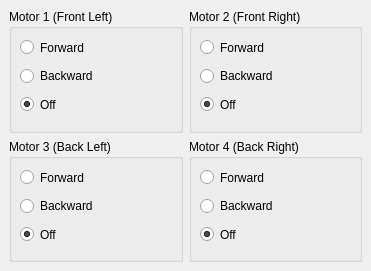
   <widget class="QDockWidget" name="dockTest" >
    <property name="geometry" >
     <rect>
      <x>1060</x>
      <y>220</y>
      <width>371</width>
      <height>271</height>
     </rect>
    </property>
    <property name="allowedAreas" >
     <set>Qt::RightDockWidgetArea</set>
    </property>
    <property name="windowTitle" >
     <string>Test</string>
    </property>
    <widget class="QWidget" name="dockWidgetContents_8" >
     <layout class="QGridLayout" name="gridLayout_10" >
      <item row="0" column="0" >
       <layout class="QGridLayout" name="gridLayout_7" >
        <item row="0" column="0" >
         <widget class="QGroupBox" name="groupBoxTestMotor1" >
          <property name="title" >
           <string>Motor 1 (Front Left)</string>
          </property>
          <widget class="QWidget" name="layoutWidget" >
           <property name="geometry" >
            <rect>
             <x>11</x>
             <y>27</y>
             <width>92</width>
             <height>80</height>
            </rect>
           </property>
           <layout class="QVBoxLayout" name="verticalLayout_2" >
            <item>
             <widget class="QRadioButton" name="radioBtnMotor1FW" >
              <property name="sizePolicy" >
               <sizepolicy vsizetype="Preferred" hsizetype="Minimum" >
                <horstretch>0</horstretch>
                <verstretch>0</verstretch>
               </sizepolicy>
              </property>
              <property name="text" >
               <string>Forward</string>
              </property>
              <property name="checked" >
               <bool>false</bool>
              </property>
             </widget>
            </item>
            <item>
             <widget class="QRadioButton" name="radioBtnMotor1BW" >
              <property name="sizePolicy" >
               <sizepolicy vsizetype="Preferred" hsizetype="Minimum" >
                <horstretch>0</horstretch>
                <verstretch>0</verstretch>
               </sizepolicy>
              </property>
              <property name="text" >
               <string>Backward</string>
              </property>
             </widget>
            </item>
            <item>
             <widget class="QRadioButton" name="radioBtnMotor1OFF" >
              <property name="sizePolicy" >
               <sizepolicy vsizetype="Preferred" hsizetype="Minimum" >
                <horstretch>0</horstretch>
                <verstretch>0</verstretch>
               </sizepolicy>
              </property>
              <property name="text" >
               <string>Off</string>
              </property>
              <property name="checked" >
               <bool>true</bool>
              </property>
             </widget>
            </item>
           </layout>
          </widget>
         </widget>
        </item>
        <item row="0" column="1" >
         <widget class="QGroupBox" name="groupBoxTestMotor1_2" >
          <property name="title" >
           <string>Motor 2 (Front Right)</string>
          </property>
          <widget class="QWidget" name="layoutWidget" >
           <property name="geometry" >
            <rect>
             <x>11</x>
             <y>27</y>
             <width>92</width>
             <height>80</height>
            </rect>
           </property>
           <layout class="QVBoxLayout" name="verticalLayout_4" >
            <item>
             <widget class="QRadioButton" name="radioBtnMotor2FW" >
              <property name="sizePolicy" >
               <sizepolicy vsizetype="Preferred" hsizetype="Minimum" >
                <horstretch>0</horstretch>
                <verstretch>0</verstretch>
               </sizepolicy>
              </property>
              <property name="text" >
               <string>Forward</string>
              </property>
              <property name="checked" >
               <bool>false</bool>
              </property>
             </widget>
            </item>
            <item>
             <widget class="QRadioButton" name="radioBtnMotor2BW" >
              <property name="sizePolicy" >
               <sizepolicy vsizetype="Preferred" hsizetype="Minimum" >
                <horstretch>0</horstretch>
                <verstretch>0</verstretch>
               </sizepolicy>
              </property>
              <property name="text" >
               <string>Backward</string>
              </property>
             </widget>
            </item>
            <item>
             <widget class="QRadioButton" name="radioBtnMotor2OFF" >
              <property name="sizePolicy" >
               <sizepolicy vsizetype="Preferred" hsizetype="Minimum" >
                <horstretch>0</horstretch>
                <verstretch>0</verstretch>
               </sizepolicy>
              </property>
              <property name="text" >
               <string>Off</string>
              </property>
              <property name="checked" >
               <bool>true</bool>
              </property>
             </widget>
            </item>
           </layout>
          </widget>
         </widget>
        </item>
        <item row="1" column="0" >
         <widget class="QGroupBox" name="groupBoxgroupBoxTestMotor3" >
          <property name="title" >
           <string>Motor 3 (Back Left)</string>
          </property>
          <widget class="QWidget" name="layoutWidget" >
           <property name="geometry" >
            <rect>
             <x>11</x>
             <y>27</y>
             <width>92</width>
             <height>80</height>
            </rect>
           </property>
           <layout class="QVBoxLayout" name="verticalLayout_5" >
            <item>
             <widget class="QRadioButton" name="radioBtnMotor3FW" >
              <property name="sizePolicy" >
               <sizepolicy vsizetype="Preferred" hsizetype="Minimum" >
                <horstretch>0</horstretch>
                <verstretch>0</verstretch>
               </sizepolicy>
              </property>
              <property name="text" >
               <string>Forward</string>
              </property>
              <property name="checked" >
               <bool>false</bool>
              </property>
             </widget>
            </item>
            <item>
             <widget class="QRadioButton" name="radioBtnMotor3BW" >
              <property name="sizePolicy" >
               <sizepolicy vsizetype="Preferred" hsizetype="Minimum" >
                <horstretch>0</horstretch>
                <verstretch>0</verstretch>
               </sizepolicy>
              </property>
              <property name="text" >
               <string>Backward</string>
              </property>
             </widget>
            </item>
            <item>
             <widget class="QRadioButton" name="radioBtnMotor3OFF" >
              <property name="sizePolicy" >
               <sizepolicy vsizetype="Preferred" hsizetype="Minimum" >
                <horstretch>0</horstretch>
                <verstretch>0</verstretch>
               </sizepolicy>
              </property>
              <property name="text" >
               <string>Off</string>
              </property>
              <property name="checked" >
               <bool>true</bool>
              </property>
             </widget>
            </item>
           </layout>
          </widget>
         </widget>
        </item>
        <item row="1" column="1" >
         <widget class="QGroupBox" name="groupBoxTestMotor4" >
          <property name="title" >
           <string>Motor 4 (Back Right)</string>
          </property>
          <widget class="QWidget" name="layoutWidget" >
           <property name="geometry" >
            <rect>
             <x>11</x>
             <y>27</y>
             <width>92</width>
             <height>80</height>
            </rect>
           </property>
           <layout class="QVBoxLayout" name="verticalLayout_6" >
            <item>
             <widget class="QRadioButton" name="radioBtnMotor4FW" >
              <property name="sizePolicy" >
               <sizepolicy vsizetype="Preferred" hsizetype="Minimum" >
                <horstretch>0</horstretch>
                <verstretch>0</verstretch>
               </sizepolicy>
              </property>
              <property name="text" >
               <string>Forward</string>
              </property>
              <property name="checked" >
               <bool>false</bool>
              </property>
             </widget>
            </item>
            <item>
             <widget class="QRadioButton" name="radioBtnMotor4BW" >
              <property name="sizePolicy" >
               <sizepolicy vsizetype="Preferred" hsizetype="Minimum" >
                <horstretch>0</horstretch>
                <verstretch>0</verstretch>
               </sizepolicy>
              </property>
              <property name="text" >
               <string>Backward</string>
              </property>
             </widget>
            </item>
            <item>
             <widget class="QRadioButton" name="radioBtnMotor4OFF" >
              <property name="sizePolicy" >
               <sizepolicy vsizetype="Preferred" hsizetype="Minimum" >
                <horstretch>0</horstretch>
                <verstretch>0</verstretch>
               </sizepolicy>
              </property>
              <property name="text" >
               <string>Off</string>
              </property>
              <property name="checked" >
               <bool>true</bool>
              </property>
             </widget>
            </item>
           </layout>
          </widget>
         </widget>
        </item>
       </layout>
      </item>
     </layout>
    </widget>
   </widget>
